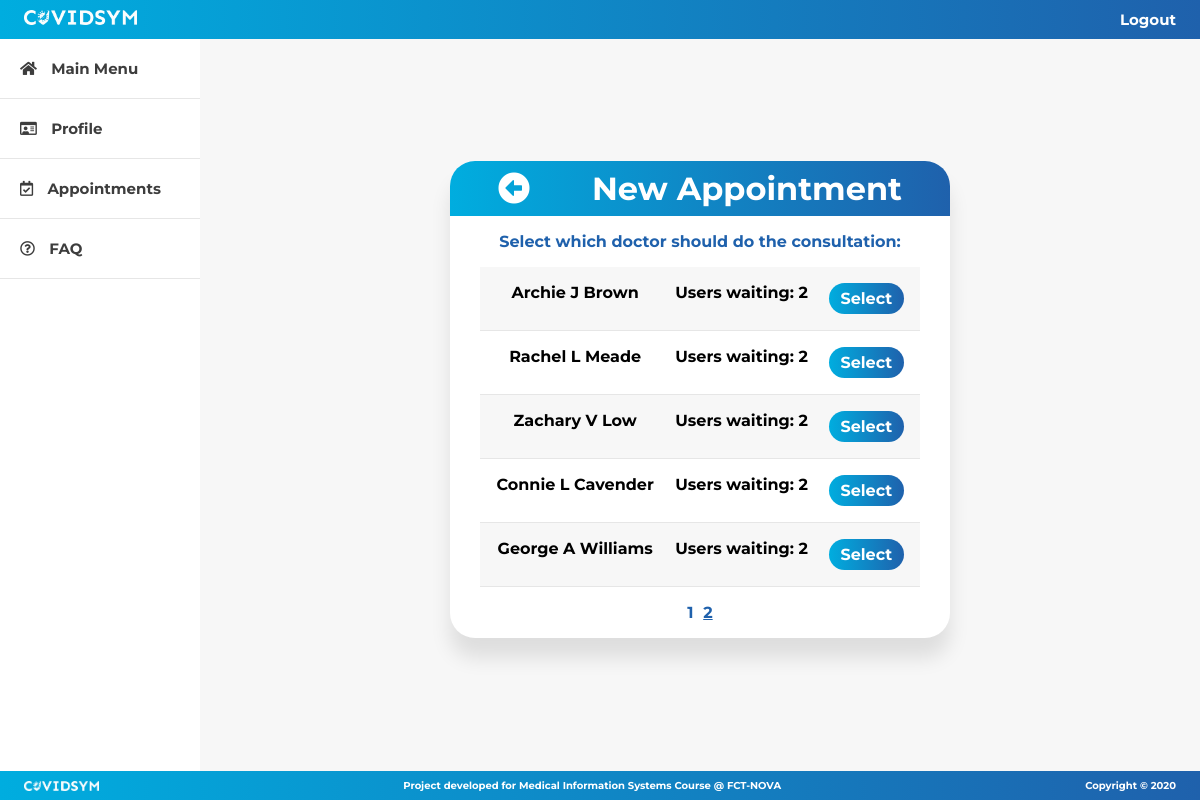
The app's page /appointment/newAppointment.php with its own data.
### tables this page shows
CREATE TABLE IF NOT EXISTS `medic` (
  `id` int(11) NOT NULL AUTO_INCREMENT,
  `name` varchar(100) NOT NULL,
  `phone` varchar(20) NOT NULL,
  `address` varchar(100) NOT NULL,
  `user_id` int(11) NOT NULL,
  PRIMARY KEY (`id`),
  KEY `name` (`name`),
  KEY `medic_user_id` (`user_id`)
);

### appointment/newAppointment.php (the view, shortened to what this page needs)
<!DOCTYPE html>
<html>
    <head>
        <link rel="stylesheet" href="../css/newAppointment.css">
        <link rel="stylesheet" href="https://cdnjs.cloudflare.com/ajax/libs/font-awesome/5.15.1/css/all.min.css">
    </head>
    <body>
        <?php
            include "../commons/config.php";
            if (isset($_GET["page"]))
                $pageNumber = $_GET["page"];
            else
                $pageNumber = 1;
            $firstResult = ($pageNumber - 1) * 5;
            $query = "SELECT * FROM medic";
            $result = mysqli_query($connect, $query)
                or die(mysqli_error($connect));
            $nPages = intval(mysqli_num_rows($result) / 5 + 1);
            $query = "SELECT medic.id, medic.name FROM medic WHERE medic.id > " . $firstResult;
            $result = mysqli_query($connect, $query)
                or die(mysqli_error($connect));
        ?>
        <?php include "../commons/navbar.php"; ?>
        <div class="wrapper">
            <?php include "../commons/sidebar.php"?>
            <div class="content-wrapper">
                <div class="modal">
                    <div class="modal-header">
                        <i class="fas fa-arrow-alt-circle-left goBackBtn">
                        </i>
                        <h1 class="title">New Appointment</h1>
                    </div>
                    <div class="medic-list">
                        <p>Select which doctor should do the consultation:</p>
                        <?php
                            for ($i = 0; $i < 5; $i++) {
                                echo '<div class="medic">';
                                if ($medic = mysqli_fetch_array($result)) {
                                    $countQuery = 'SELECT count(appointment.medic_id) AS waiting_list
                                        FROM medic INNER JOIN appointment ON medic.id = appointment.medic_id
                                        WHERE medic.id =' . (($pageNumber - 1) * 5 + ($i + 1));
                                    $countResult = mysqli_query($connect, $countQuery)
                                        or die(mysqli_error($connect));
                                    $waitingList = mysqli_fetch_array($countResult);
                                    echo '<p>' . $medic["name"] . '</p>
                                        <p>Users waiting: ' .$waitingList["waiting_list"] . '</p>
                                        <button>Select</button>';
                                }
                            echo '</div>';
                            }
                        ?>
                    </div>
                    <div class="pages">
                    <?php
                        for ($i = 1; $i <= $nPages; $i++) {
                            if ($i == $pageNumber)
                                echo '<p>' . $i . '</p>';
                            else
                                echo '<a href="newAppointment?page=' . $i . '">' . $i . '</a>';
                        }
                    ?>
                    </div>
                </div>
            </div>
        </div>
        <?php include('../commons/footer.php'); ?>
    </body>
</html>

### css/newAppointment.css (style rules this page uses)
:root { --backgroundColor: #f7f7f7; --lighterColor: #00addf; --mainColor: #0e6ab2; --darkerColor: #1f61ac; --textColor: #3d3d3d; --contrastColor: #e6e6e6; }
* { box-sizing: border-box; font-family: "Montserrat", sans-serif; margin: 0; padding: 0; }
body { background-color: var(--backgroundColor); }
.wrapper { display: flex; flex-flow: row nowrap; justify-content: space-between; }
.content-wrapper { align-items: center; display: flex; flex-flow: column nowrap; height: 90vh; justify-content: center; margin-left: 200px; width: 100%; }
.modal { background-color: white; border-radius: 25px; -webkit-box-shadow: 0 20px 20px 0 rgba(0, 0, 0, 0.1); -moz-box-shadow: 0 20px 20px 0 rgba(0, 0, 0, 0.1); box-shadow: 0 20px 20px 0 rgba(0, 0, 0, 0.1); margin: 5vh 0; width: 50%; }
.modal-header { background: linear-gradient(270deg, var(--darkerColor), var(--lighterColor)); border-radius: 25px 25px 0 0; padding: 1vh 4vw; width: 100%; }
.modal-header { align-items: center; display: flex; flex-flow: row nowrap; justify-content: space-between; }
.modal-header h1 { color: white; font-size: 4vmin; }
.goBackBtn { color: white; font-size: 4vmin; transition: 0.3s; }
.medic-list { margin: 0 auto; width: calc(100% - 5vw); }
.medic-list > p { color: var(--darkerColor); font-size: 2vmin; font-weight: bolder; padding: 2vh 0; text-align: center; }
.medic { border-bottom: 1px solid var(--contrastColor); display: grid; font-size: 2vmin; font-weight: bolder; grid-template-columns: 2fr 2fr 1fr; grid-template-rows: 1fr; height: 8vmin; justify-items: center; padding: 2vh 1vw; }
.medic button { background: linear-gradient(270deg, var(--darkerColor), var(--lighterColor)); border: none; border-radius: 25px; color: white; cursor: pointer; font-size: 2vmin; font-weight: bold; outline: none; padding: 0.5vh 1vw; transition: all 0.3s ease; }
.medic:nth-child(even) { background-color: var(--backgroundColor); }
.medic:nth-child(odd) { background-color: white; }
.pages { display: flex; justify-content: center; margin: 2vh auto; width: calc(100% - 4vw); }
.pages a, .pages p { color: var(--darkerColor); font-size: 2vmin; font-weight: bold; padding: 0 0.4vw; }

### css/navbar.css (style rules this page uses)
:root { --backgroundColor: #f7f7f7; --lighterColor: #00addf; --mainColor: #0e6ab2; --darkerColor: #1f61ac; --textColor: #3d3d3d; }
* { box-sizing: border-box; font-family: "Montserrat", sans-serif; margin: 0; padding: 0; }
body { background-color: var(--backgroundColor); }

### css/sidebar.css (style rules this page uses)
:root { --backgroundColor: #f7f7f7; --lighterColor: #00addf; --mainColor: #0e6ab2; --darkerColor: #1f61ac; --textColor: #3d3d3d; --contrastColor: #e6e6e6; }
* { box-sizing: border-box; font-family: "Montserrat", sans-serif; margin: 0; padding: 0; }
body { background: var(--backgroundColor); }

### css/footer.css (style rules this page uses)
:root { --backgroundColor: #f7f7f7; --lighterColor: #00addf; --mainColor: #0e6ab2; --darkerColor: #1f61ac; --textColor: #3d3d3d; }
* { box-sizing: border-box; font-family: "Montserrat", sans-serif; margin: 0; padding: 0; }
body { background: var(--backgroundColor); }

### records on screen
medic: name "Archie J Brown", waiting_list "2"
medic: name "Rachel L Meade", waiting_list "2"
medic: name "Zachary V Low", waiting_list "2"
medic: name "Connie L Cavender", waiting_list "2"
medic: name "George A Williams", waiting_list "2"
